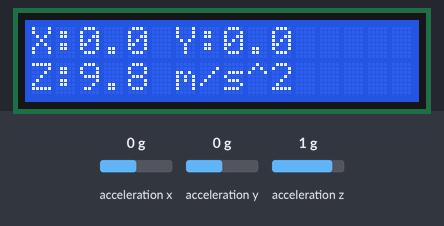
Simulated run of this sketch. Board: Arduino Uno, built with avr-gcc and run on an emulated ATmega328P. Parts: 16×2 character LCD. The inputs (shaded band) are chosen by the test bench; at power-on: acceleration x 0 g, acceleration y 0 g, acceleration z 1 g. What the sketch prints to the serial monitor is not drawn.

Above: at 2.2 s.
2.3 s: acceleration x set to -1.4 g
At 3.8 s:
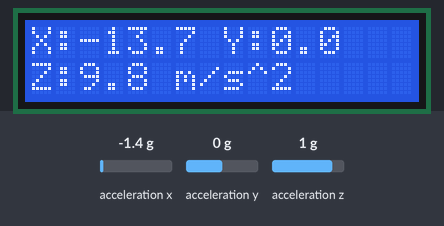
4.1 s: acceleration y set to -1.4 g
At 4.7 s:
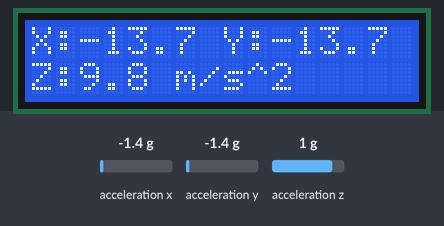
5.7 s: acceleration z set to -1.4 g
At 6.9 s:
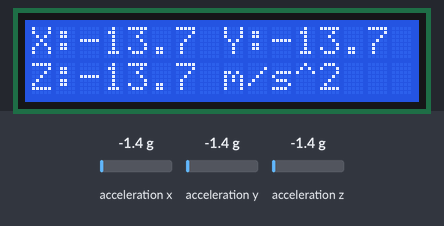
7.3 s: acceleration x set to -0.8 g
At 8.0 s:
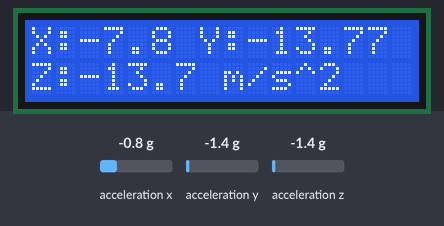
8.9 s: acceleration y set to -0.8 g
At 10.1 s:
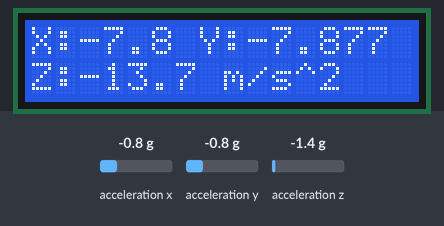
Timing chart, 0 to 11.5 s (numbered marks = the images above; inputs shaded):
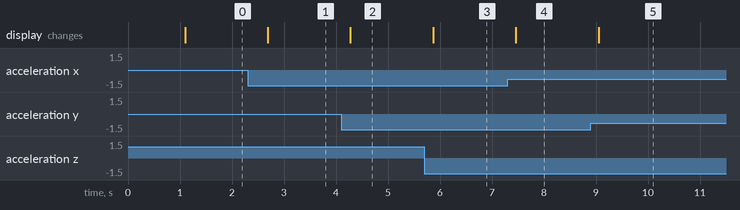

Measured:
- after the input at 2.3 s, the display: changes after 0.39 s (image 1)
- after the input at 4.1 s, the display: changes after 0.17 s (image 2)
- after the input at 5.7 s, the display: changes after 0.17 s (image 3)
- after the input at 7.3 s, the display: changes after 0.16 s (image 4)
- after the input at 8.9 s, the display: changes after 0.15 s (image 5)

The sketch:

sketch_apr17a.ino
```cpp
#include <Wire.h>
#include <Adafruit_Sensor.h>
#include <Adafruit_ADXL345_U.h>
#include <LiquidCrystal_I2C.h>

// Ստեղծում ենք ADXL345 օբյեկտ
Adafruit_ADXL345_Unified accel = Adafruit_ADXL345_Unified(123);

// Ստեղծում ենք LCD օբյեկտ (հասցե՝ 0x27, չափ՝ 16x2)
LiquidCrystal_I2C lcd(0x27, 16, 2);

void setup() {
  // Սերիական մոնիտոր, եթե ուզես տեսնել
  Serial.begin(9600);

  // LCD
  lcd.init();
  lcd.backlight();

  // ADXL345 սկիզբ
  if(!accel.begin()) {
    lcd.setCursor(0, 0);
    lcd.print("Սարքը չկա!");
    while(1);
  }

  lcd.setCursor(0, 0);
  lcd.print("ADXL345 OK");
  delay(1000);
  lcd.clear();
}

void loop() {
  sensors_event_t event;
  accel.getEvent(&event);

  // Արժեքների կլորացում
  float x = event.acceleration.x;
  float y = event.acceleration.y;
  float z = event.acceleration.z;

  // LCD ցուցադրում
  lcd.setCursor(0, 0);
  lcd.print("X:");
  lcd.print(x, 1);
  lcd.print(" Y:");
  lcd.print(y, 1);

  lcd.setCursor(0, 1);
  lcd.print("Z:");
  lcd.print(z, 1);
  lcd.print(" m/s^2  ");

Serial.print(x, 2);
  Serial.print(",");
  Serial.print(y, 2);
  Serial.print(",");
  Serial.println(z, 2);

  delay(500); // Թարմացման դադարը
}
```
